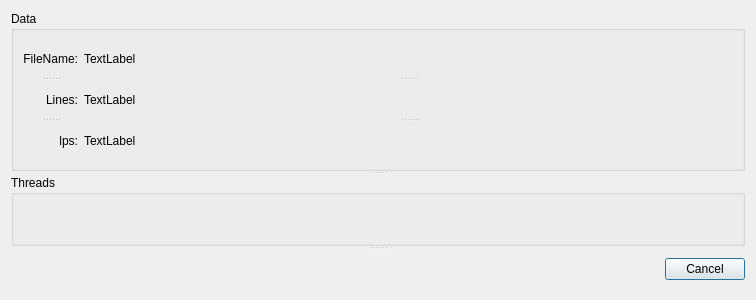
<?xml version="1.0" encoding="UTF-8"?>
<ui version="4.0">
 <class>LogItemParserDialog</class>
 <widget class="QDialog" name="LogItemParserDialog">
  <property name="geometry">
   <rect>
    <x>0</x>
    <y>0</y>
    <width>756</width>
    <height>300</height>
   </rect>
  </property>
  <property name="windowTitle">
   <string>Dialog</string>
  </property>
  <layout class="QGridLayout" name="gridLayout">
   <item row="1" column="0">
    <widget class="QSplitter" name="splitter">
     <property name="orientation">
      <enum>Qt::Vertical</enum>
     </property>
     <widget class="QGroupBox" name="Data">
      <property name="title">
       <string>Data</string>
      </property>
      <layout class="QFormLayout" name="formLayout">
       <item row="0" column="0">
        <widget class="QSplitter" name="SplitterLabels">
         <property name="orientation">
          <enum>Qt::Vertical</enum>
         </property>
         <widget class="QLabel" name="labelFileName">
          <property name="text">
           <string>FileName:</string>
          </property>
          <property name="alignment">
           <set>Qt::AlignRight|Qt::AlignTrailing|Qt::AlignVCenter</set>
          </property>
         </widget>
         <widget class="QLabel" name="labelLines">
          <property name="text">
           <string>Lines:</string>
          </property>
          <property name="alignment">
           <set>Qt::AlignRight|Qt::AlignTrailing|Qt::AlignVCenter</set>
          </property>
         </widget>
         <widget class="QLabel" name="labellps">
          <property name="text">
           <string>lps:</string>
          </property>
          <property name="alignment">
           <set>Qt::AlignRight|Qt::AlignTrailing|Qt::AlignVCenter</set>
          </property>
         </widget>
        </widget>
       </item>
       <item row="0" column="1">
        <widget class="QSplitter" name="SplitterData">
         <property name="orientation">
          <enum>Qt::Vertical</enum>
         </property>
         <widget class="QLabel" name="FileName">
          <property name="text">
           <string>TextLabel</string>
          </property>
         </widget>
         <widget class="QLabel" name="Lines">
          <property name="text">
           <string>TextLabel</string>
          </property>
         </widget>
         <widget class="QLabel" name="lps">
          <property name="text">
           <string>TextLabel</string>
          </property>
         </widget>
        </widget>
       </item>
      </layout>
     </widget>
     <widget class="QGroupBox" name="Threads">
      <property name="title">
       <string>Threads</string>
      </property>
      <layout class="QGridLayout" name="gridLayout_2"/>
     </widget>
     <widget class="QWidget" name="">
      <layout class="QHBoxLayout" name="horizontalLayout">
       <item>
        <spacer name="horizontalSpacer">
         <property name="orientation">
          <enum>Qt::Horizontal</enum>
         </property>
         <property name="sizeHint" stdset="0">
          <size>
           <width>40</width>
           <height>20</height>
          </size>
         </property>
        </spacer>
       </item>
       <item>
        <widget class="QPushButton" name="ButtonCancel">
         <property name="text">
          <string>Cancel</string>
         </property>
        </widget>
       </item>
      </layout>
     </widget>
    </widget>
   </item>
  </layout>
 </widget>
 <resources/>
 <connections/>
</ui>
